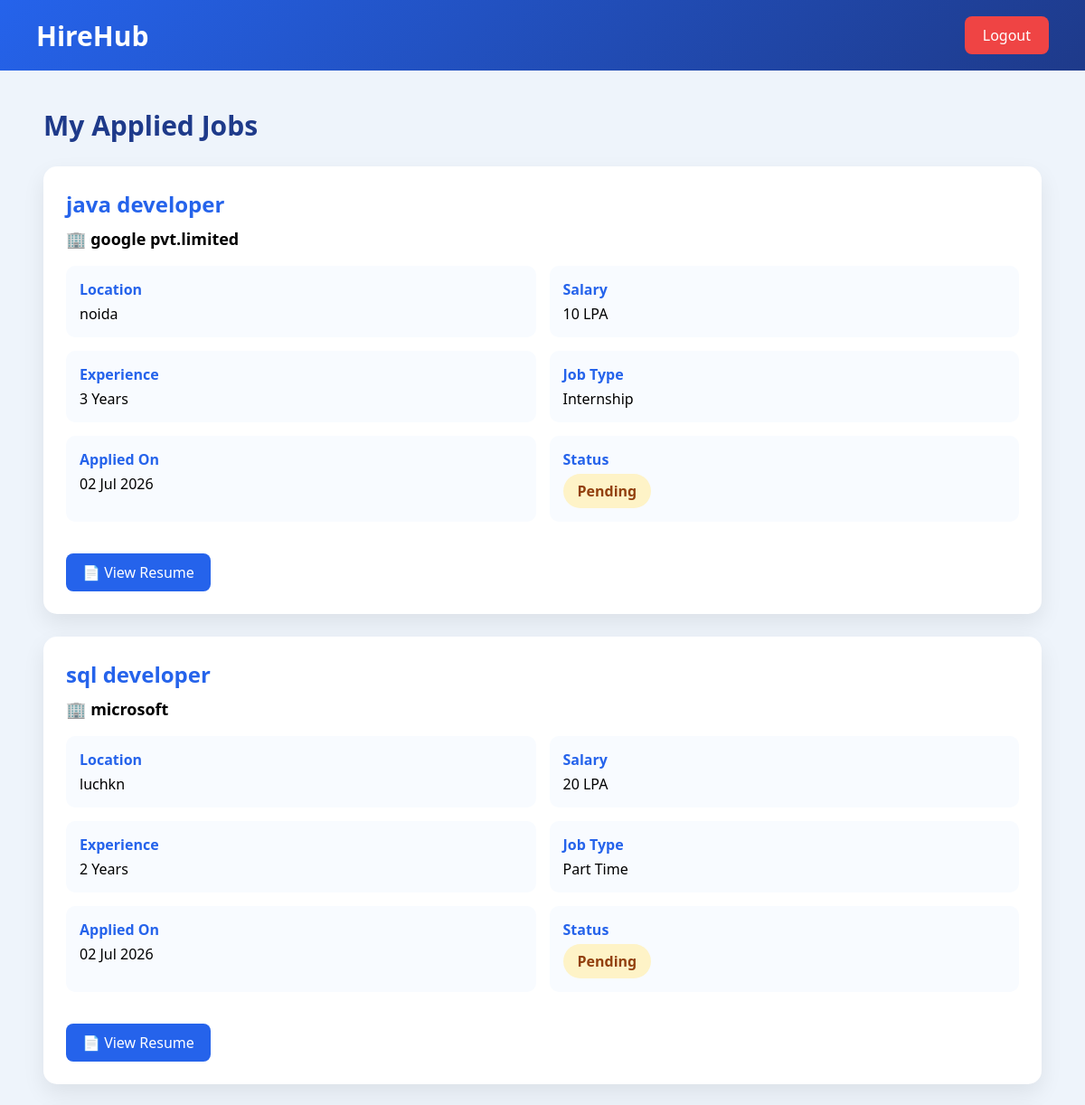
Before: /jobseeker/job/applied/ (signed in, upper part) with the older database file.
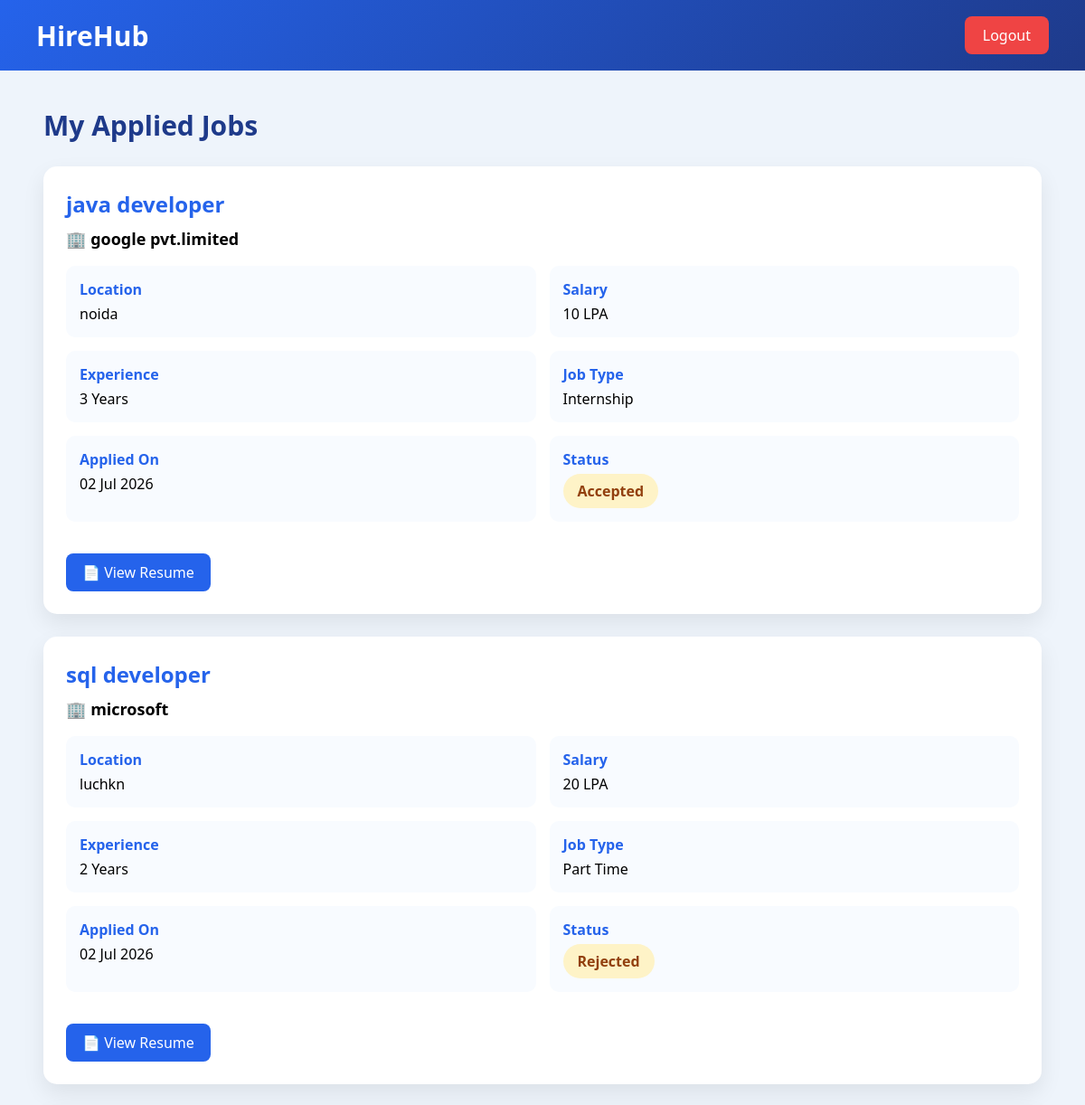
After: the same page with the newer database file.
### employer/models.py (models this page shows, shortened)
class applied_jobs(models.Model):
    job = models.ForeignKey(
        Job,
        on_delete=models.CASCADE
    )
    jobseeker = models.ForeignKey(
        'jobseeker.Jobseekerreg',
        on_delete=models.CASCADE
    )
    resume=models.FileField(upload_to='resumes/',
        null=True,
        blank=True
    )
    cover_letter = models.TextField(blank=True)
    applied_on = models.DateTimeField(auto_now_add=True)
    status = models.CharField(max_length=20, default='Pending')
    def __str__(self):
        return self.jobseeker.name

class Job(models.Model):
    employer = models.ForeignKey(
        Employerreg,
        on_delete=models.CASCADE
    )
    job_title = models.CharField(max_length=100)
    company_name = models.CharField(max_length=100)
    location = models.CharField(max_length=100)
    salary = models.CharField(max_length=50)
    experience = models.CharField(max_length=50)
    job_type = models.CharField(max_length=50)
    vacancies = models.IntegerField()
    skills = models.TextField()
    description = models.TextField()
    posted_on = models.DateTimeField(auto_now_add=True)

### jobseeker/views.py (the view)
# urls.py: path("job/applied/",views.viewappliedjobs,name="viewappliedjobs"),
def viewappliedjobs(request):
    if "jsid" not in request.session:
        return redirect("jobseekerlogin")
    js = Jobseekerreg.objects.get(
        email=request.session["jsid"]
    )
    applied_jobs_list = applied_jobs.objects.filter(
        jobseeker=js
    )
    print(applied_jobs_list)
    context = {
        "jobs": applied_jobs_list
    }
    return render(
        request,
        "jobseeker/viewappliedjobs.html",
        context
    )

### jobseeker/templates/jobseeker/viewappliedjobs.html (shortened to what this page needs)
<!DOCTYPE html>
<html lang="en">
<head>
</head>
<body>
<div class="header">
<h2>HireHub</h2>
<a href="{% url 'jobseekerlogout' %}">
Logout
</a>
</div>
<div class="container">
<div class="title">
<h2>My Applied Jobs</h2>
</div>
{% for app in jobs %}
<div class="card">
<h3>{{ app.job.job_title }}</h3>
<div class="company">
🏢 {{ app.job.company_name }}
</div>
<div class="grid">
<div class="item">
<strong>Location</strong>
{{ app.job.location }}
</div>
<div class="item">
<strong>Salary</strong>
{{ app.job.salary }}
</div>
<div class="item">
<strong>Experience</strong>
{{ app.job.experience }}
</div>
<div class="item">
<strong>Job Type</strong>
{{ app.job.job_type }}
</div>
<div class="item">
<strong>Applied On</strong>
{{ app.applied_on|date:"d M Y" }}
</div>
<div class="item">
<strong>Status</strong>
<span class="status">
{{ app.status }}
</span>
</div>
</div>
{% if app.resume %}
<a href="{{ app.resume.url }}" class="resume">
📄 View Resume
</a>
{% endif %}
</div>
{% empty %}
<div class="empty">
You haven't applied for any jobs yet.
</div>
{% endfor %}
</div>
</body>
</html>

Changed rows visible on the page:
changed applied_jobs "java developer": status "Pending" → "Accepted"
changed applied_jobs "sql developer": status "Pending" → "Rejected"
